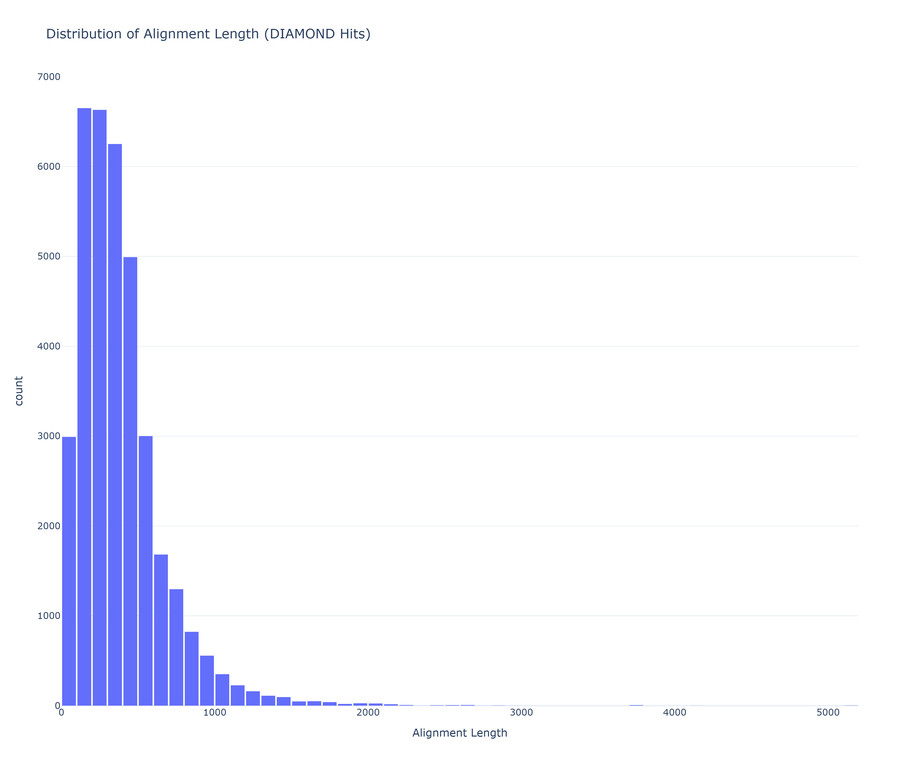
#> input picture plots/functional_annotation/diamond_hits_alignment_length_hist.png, 920 x 767 px, shrunk from 3600 x 3000 before the run; its folder holds 4 pictures in this run
$ python combine_figures.py
#> lines starting #> are read from the running program, lines starting #| are printed output that depends on the picture
from PIL import Image
import math
import os

# === CONFIG ===
input_folder = "../../plots/functional_annotation"       # folder with your PNGs
output_path = "../../plots/functional_annotation/figure_panel.png"  # output file
grid_cols = 4                   # e.g. 4 columns → 2 rows (7 figs)
padding = 20                    # space between images

# === LOAD IMAGES ===
image_files = sorted([
    os.path.join(input_folder, f)
    for f in os.listdir(input_folder)
    if f.endswith(".png")
])

images = [Image.open(f) for f in image_files]
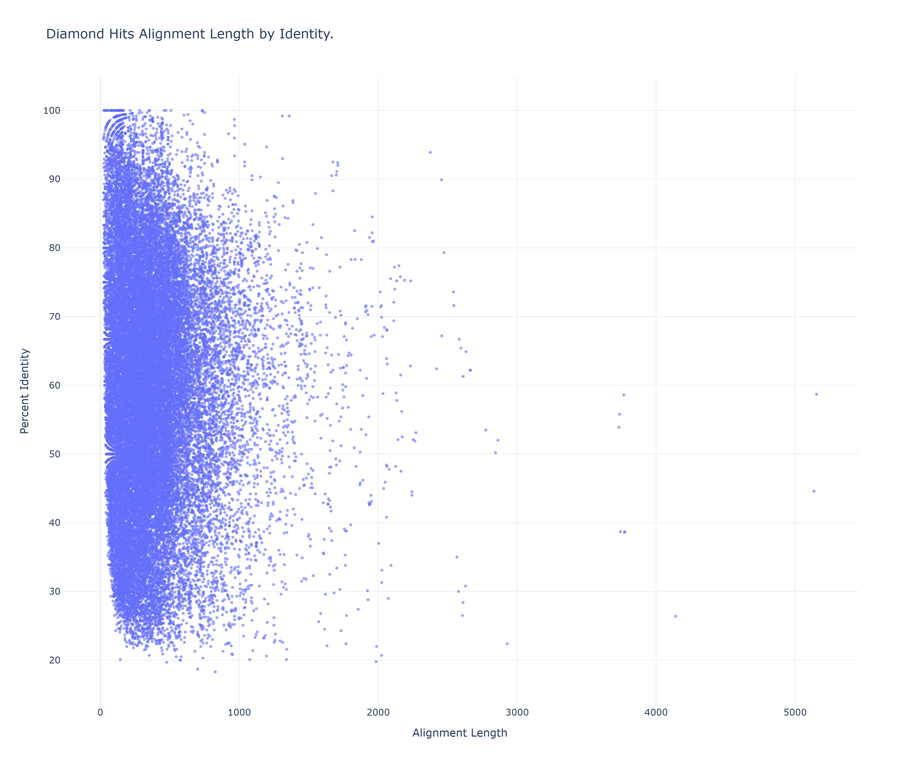
#> input picture plots/functional_annotation/diamond_hits_alignment_length_v_identity_sct.png, 920 x 767 px, shrunk from 3600 x 3000 before the run
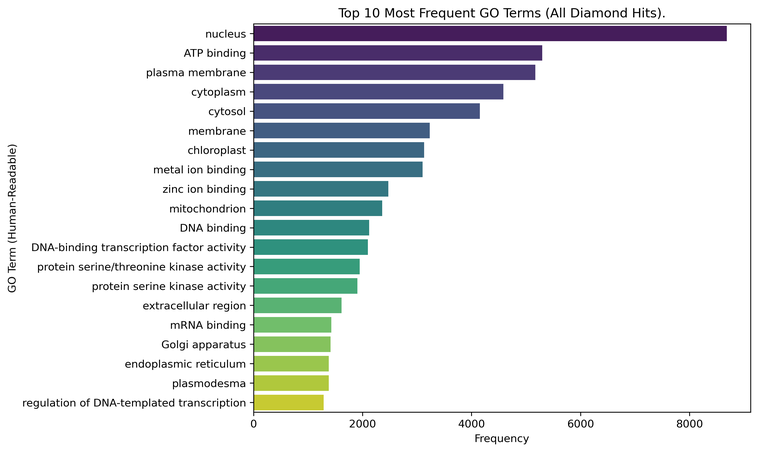
#> input picture plots/functional_annotation/diamond_hits_all_most_freq_go_terms.png, 758 x 452 px, shrunk from 2965 x 1768 before the run
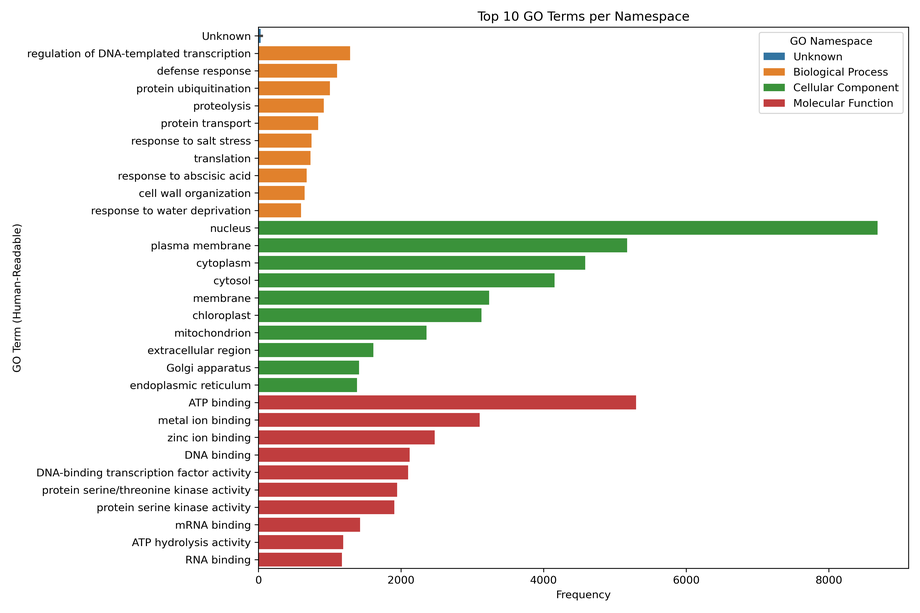
#> input picture plots/functional_annotation/diamond_hits_all_most_freq_go_terms_by_namespace.png, 920 x 613 px, shrunk from 3600 x 2400 before the run
#> images = 4 items
img_width, img_height = images[0].size
#> img_width = 920; img_height = 767

# === CALCULATE GRID SIZE ===
n_images = len(images)
#> n_images = 4
grid_rows = math.ceil(n_images / grid_cols)
#> grid_rows = 1

panel_width = grid_cols * img_width + (grid_cols - 1) * padding
#> panel_width = 3740
panel_height = grid_rows * img_height + (grid_rows - 1) * padding
#> panel_height = 767

panel = Image.new("RGB", (panel_width, panel_height), color=(255, 255, 255))
#> panel: PIL image 3740x767 RGB; every value is 255

# === PASTE IMAGES ===
for idx, img in enumerate(images):
    row = idx // grid_cols
    col = idx % grid_cols
    x = col * (img_width + padding)
    y = row * (img_height + padding)
    panel.paste(img, (x, y))
#> this loop made 4 passes
#> x on passes 1 to 4: 0, 940, 1880, 2820
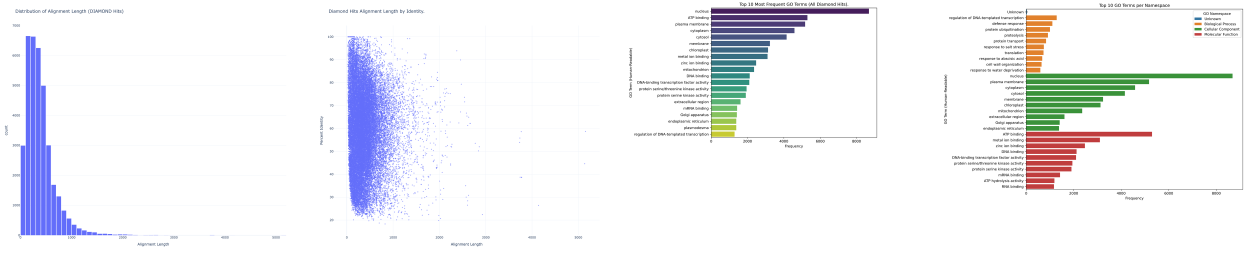
#> panel: PIL image 3740x767 RGB (shown at 1/3 size); mean R, G, B 241.4, 242, 245.7

# === SAVE COMBINED PANEL ===
panel.save(output_path)
print(f"Saved panel to: {output_path}")
